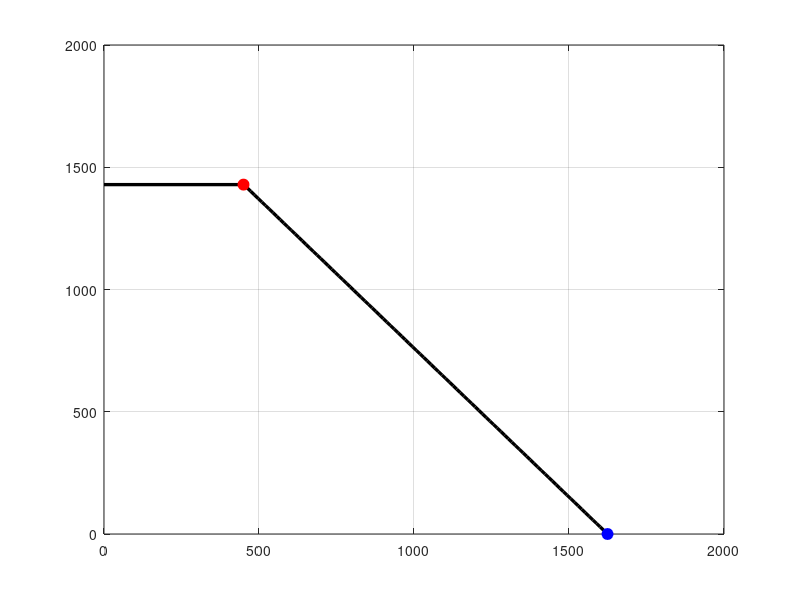

The MATLAB source for this figure: (Note: this script raises an error after producing the figure.)
%% Payload_Range_Diagram.m
% =========================================================================
% Payload-range diagram for Arctic STOL aircraft
%
% Uses preliminary design values:
%   MTOW = 4150 kg
%   OEW  = 2172 kg
%   Fuel = 548 kg
%   Max payload = 1429 kg
%   Design range = 450 nmi
%
% The diagram includes:
%   A: Maximum payload, no extra range fuel
%   B: Maximum payload at design fuel/range
%   C: Reduced payload, maximum fuel-limited range
%   D: Ferry range, zero payload
% =========================================================================

clear; clc; close all;

%% Aircraft weight data

MTOW = 4150;          % maximum takeoff weight [kg]
OEW  = 2172;          % operating empty weight [kg]
W_fuel_design = 548;  % design fuel weight [kg]
W_payload_max = 1429; % maximum payload [kg]

%% Mission/range data

R_design = 450;       % required/design range [nmi]

% Approximate fuel-specific range based on design mission
% This assumes range scales approximately linearly with usable fuel
% for a first-order payload-range plot.
nmi_per_kg_fuel = R_design / W_fuel_design;

%% Useful load checks

useful_load = MTOW - OEW;                 % payload + fuel available [kg]
fuel_at_max_payload = MTOW - OEW - W_payload_max;

fprintf('Useful load = %.1f kg\n', useful_load)
fprintf('Fuel available at max payload = %.1f kg\n', fuel_at_max_payload)

if fuel_at_max_payload < W_fuel_design
    warning('Max payload plus design fuel exceeds MTOW. Check weight assumptions.')
end

%% Payload-range points

% Point A: zero-range max-payload point
R_A = 0;
P_A = W_payload_max;

% Point B: design mission point
R_B = R_design;
P_B = W_payload_max;

% Point C: maximum fuel with payload reduced to remain at MTOW
% For this simple model, assume fuel can increase until payload reaches zero.
% If max fuel tank capacity is known, replace W_fuel_max with that value.
W_fuel_max = useful_load;     % all useful load used as fuel at ferry condition

% Range at maximum possible fuel
R_D = W_fuel_max * nmi_per_kg_fuel;
P_D = 0;

% Point C can be taken as the start of payload tradeoff region.
% Since design fuel is already the selected full mission fuel, C = B unless
% a larger tank capacity is specified. To show the tradeoff, define C as the
% point where fuel begins increasing above design fuel.
R_C = R_B;
P_C = P_B;

% Generate sloped tradeoff line from max-payload design point to ferry point
R_trade = linspace(R_C, R_D, 100);
W_fuel_trade = R_trade / nmi_per_kg_fuel;
P_trade = MTOW - OEW - W_fuel_trade;

% Limit payload to physically valid values
P_trade(P_trade < 0) = 0;

%% Plot payload-range diagram

figure('Name','Payload-Range Diagram', ...
       'Units','normalized','Position',[0.12 0.15 0.72 0.55]);

hold on; grid on; box on;

% Main payload-range boundary
plot([R_A R_B], [P_A P_B], 'k-', 'LineWidth', 2.4)
plot(R_trade, P_trade, 'k-', 'LineWidth', 2.4)

% Design point
plot(R_B, P_B, 'ro', 'MarkerFaceColor','r', 'MarkerSize',8)

% Ferry point
plot(R_D, P_D, 'bo', 'MarkerFaceColor','b', 'MarkerSize',8)

% Required range line
xline(R_design, '--', '450 nmi Required Range', ...
    'LineWidth', 1.4, ...
    'LabelVerticalAlignment','bottom');

% Payload reference line
yline(W_payload_max, '--', 'Max Payload', ...
    'LineWidth', 1.2, ...
    'LabelHorizontalAlignment','left');



xlabel('Range [nmi]')
ylabel('Payload [kg]')
title('Payload-Range Diagram')

xlim([0, 1.10*R_D])
ylim([0, 1.15*W_payload_max])

legend('Payload-range boundary', ...
       'Payload tradeoff region', ...
       'Design mission point', ...
       'Ferry range point', ...
       'Location','northeast')

%% Print summary

fprintf('\nPayload-Range Summary:\n')
fprintf('Point A: Range = %.0f nmi, Payload = %.0f kg\n', R_A, P_A)
fprintf('Point B: Range = %.0f nmi, Payload = %.0f kg\n', R_B, P_B)
fprintf('Point D: Range = %.0f nmi, Payload = %.0f kg\n', R_D, P_D)

fprintf('\nAssumed fuel-specific range = %.3f nmi/kg fuel\n', nmi_per_kg_fuel)
fprintf('Estimated ferry range = %.0f nmi\n', R_D)

%% Save figure

print(gcf, 'Payload_Range_Diagram.png', '-dpng', '-r600')
